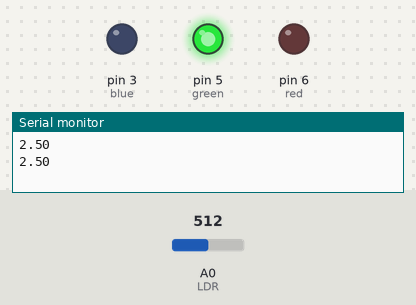
This sketch was run on a simulated Arduino Uno, built with avr-gcc and run on an emulated ATmega328P. Shown: output pins drawn as LEDs (lit = HIGH), the last lines printed to the serial monitor. The test bench sets the inputs (shaded band); at power-on: A0 (LDR) = 512.

Above: at 2.8 s.
2.9 s: A0 (LDR) set to 428
6.2 s: A0 (LDR) set to 398
At 9.9 s:
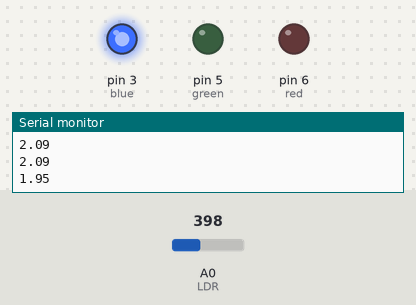
10.5 s: A0 (LDR) set to 34
14.2 s: A0 (LDR) set to 28
At 17.3 s:
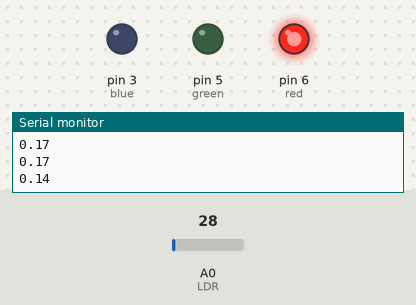
18.5 s: A0 (LDR) set to 122
At 21.5 s:
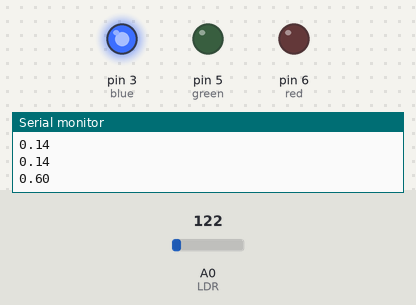
22.5 s: A0 (LDR) set to 0
At 25.8 s:
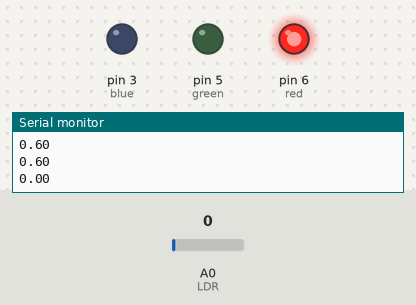
Timing chart, 0 to 27.3 s (numbered marks = the images above; inputs shaded):
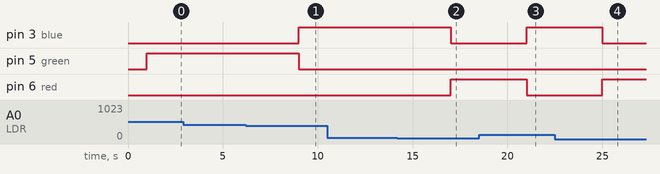

Measured:
- the behaviour switches between 410 and 409 on A0 (LDR) (found by bisection; images 0 and 1)
- the behaviour switches between 31 and 30 on A0 (LDR) (found by bisection; images 1 and 2)
- after the input at 6.2 s, pin 3 (blue): LOW → HIGH after 2.8 s; pin 5 (green): HIGH → LOW after 2.8 s
- after the input at 14.2 s, pin 3 (blue): HIGH → LOW after 2.8 s; pin 6 (red): LOW → HIGH after 2.8 s
- after the input at 18.5 s, pin 3 (blue): LOW → HIGH after 2.5 s; pin 6 (red): HIGH → LOW after 2.5 s
- after the input at 22.5 s, pin 3 (blue): HIGH → LOW after 2.5 s; pin 6 (red): LOW → HIGH after 2.5 s

The sketch:

labo2b.ino
```cpp
int LDR = A0;
int sensor = 0;
float valor = 0;

int red = 6;
int green = 5;
int blue = 3;

void setup() {
  // put your setup code here, to run once:
  pinMode(LDR, INPUT);
  Serial.begin(9600);

  pinMode(red,OUTPUT);
  pinMode(green,OUTPUT);
  pinMode(blue,OUTPUT);
}

void loop() {
  // put your main code here, to run repeatedly:
  sensor = analogRead(LDR);
  valor = (sensor*5.0)/1023.0;
  Serial.println(valor);
  delay(1000);

  // variar colores
    if (valor <= 0.15) {  // Tapado
      setColor(255, 0, 0);
      delay(1000);
    } else if (valor > 0.15 && valor <= 2.00) {  // Iluminado
      setColor(0, 0, 255);
      delay(1000);
    } else {  // Estado normal
      setColor(0, 255, 0);
      delay(1000);
  }
}

void setColor(int r, int g, int b){
  digitalWrite(red, r);
  digitalWrite(green,g);
  digitalWrite(blue, b);
}
```
